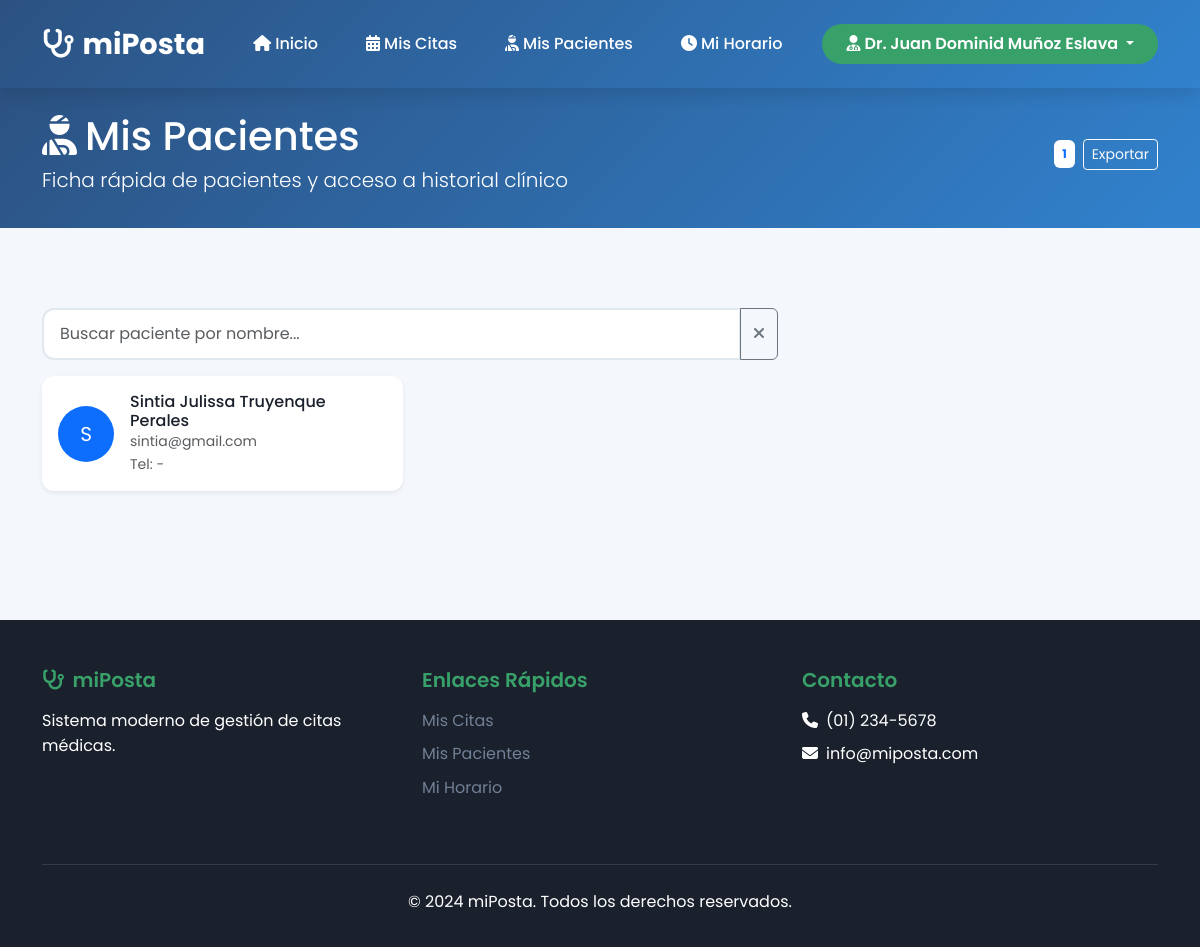
The page /medico/mis-pacientes/ (signed in) on the database as committed earlier.
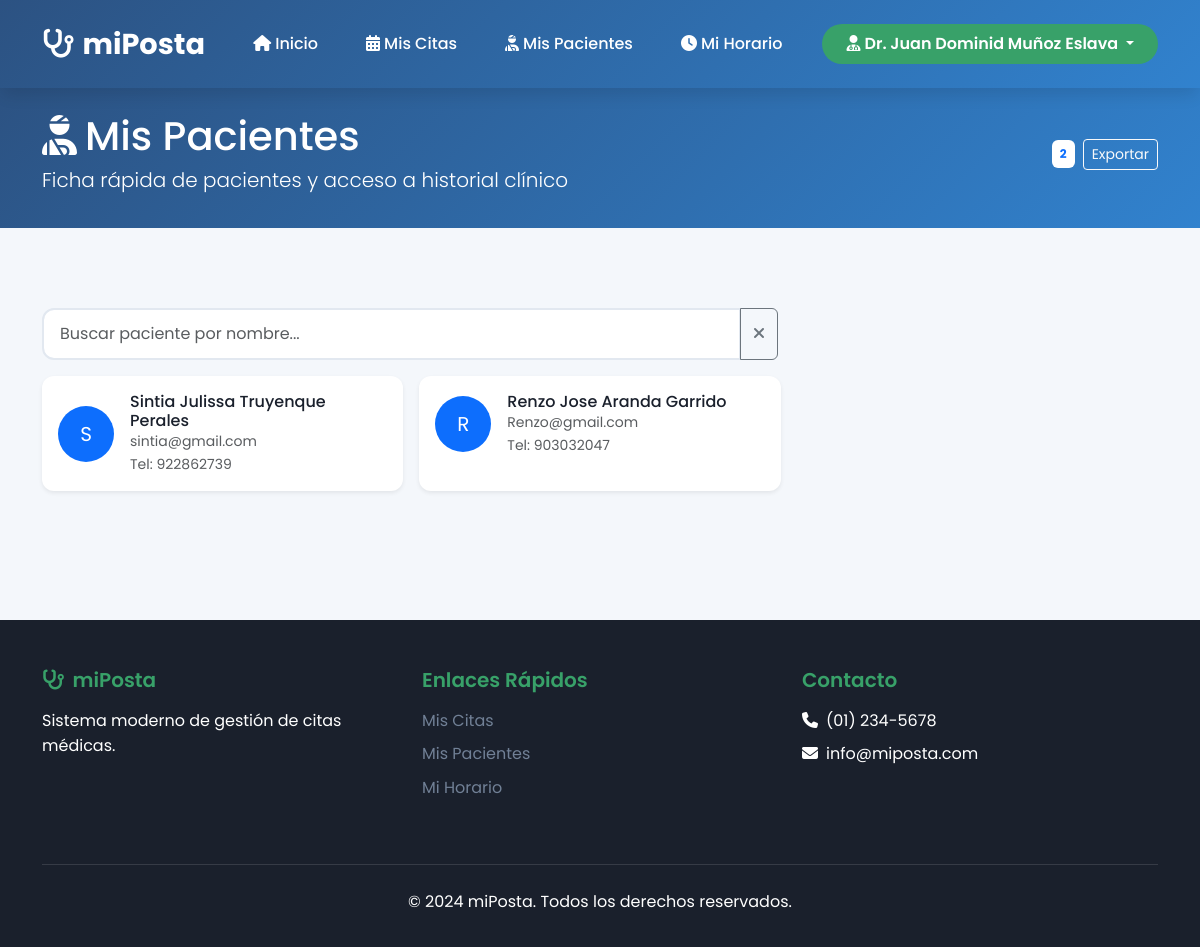
The same page on the database as committed later.
### core/models.py (models this page shows, shortened)
class Usuario(AbstractUser):
    ROLES = [
        ('ADMIN', 'Administrador'),
        ('MEDICO', 'Médico'),
        ('PACIENTE', 'Paciente'),
    ]
    rol = models.CharField(max_length=10, choices=ROLES, default='PACIENTE')
    telefono = models.CharField(max_length=15, blank=True)
    direccion = models.TextField(blank=True)
    fecha_nacimiento = models.DateField(null=True, blank=True)
    class Meta:
        db_table = 'usuarios'
        verbose_name = 'Usuario'
        verbose_name_plural = 'Usuarios'

### core/views.py (the view)
# urls.py: path('medico/mis-pacientes/', views.medico_mis_pacientes, name='medico_mis_pacientes'),
@login_required
def medico_mis_pacientes(request):
    if request.user.rol != 'MEDICO':
        messages.error(request, 'No tienes permisos para acceder')
        return redirect('login')
    pacientes_ids = Cita.objects.filter(
        medico=request.user
    ).values_list('paciente', flat=True).distinct()
    pacientes = Usuario.objects.filter(id__in=pacientes_ids)
    context = {
        'pacientes': pacientes,
        'total_pacientes': pacientes.count(),
    }
    return render(request, 'medico/pages/mis_pacientes.html', context)

### templates/medico/pages/mis_pacientes.html (shortened to what the changed rows need)
{% load static %}
<!DOCTYPE html>
<html lang="es">
<head>
  <link href="https://cdn.jsdelivr.net/npm/bootstrap@5.3.2/dist/css/bootstrap.min.css" rel="stylesheet">
  <link rel="stylesheet" href="https://cdnjs.cloudflare.com/ajax/libs/font-awesome/6.4.0/css/all.min.css">
  <link rel="stylesheet" href="{% static 'css/styles.css' %}">
</head>
<body>
  <section class="dashboard-header">
    <div class="container">
      <div class="row align-items-center">
        <div class="col-lg-8">
          <h1 class="mb-1"><i class="fas fa-user-injured me-2"></i>Mis Pacientes</h1>
        </div>
        <div class="col-lg-4 text-lg-end mt-3 mt-lg-0">
          <div class="d-inline-flex align-items-center gap-2">
            <span class="badge bg-white text-primary p-2 rounded">
              {% if pacientes.paginator %}
                {{ pacientes.paginator.count }}
              {% else %}
                {{ pacientes|length }}
              {% endif %}
            </span>
            <a href="#" class="btn btn-outline-light btn-sm">Exportar</a>
          </div>
        </div>
      </div>
    </div>
  </section>
  <main class="section-padding">
    <div class="container">
      {% if pacientes %}
      <div class="row g-3">
        {% for p in pacientes %}
        <div class="col-md-6 col-lg-4">
          <article class="p-3 bg-white patient-card shadow-sm card-custom h-100">
            <div class="d-flex align-items-center">
              <div class="me-3">
                <div class="avatar bg-primary text-white">
                  {% if p.first_name %}
                    {{ p.first_name|slice:":1"|upper }}
                  {% else %}
                    <i class="fas fa-user"></i>
                  {% endif %}
                </div>
              </div>
              <div class="flex-grow-1">
                <h6 class="mb-0">{{ p.get_full_name|default:p.username }}</h6>
                <small class="text-muted d-block">{{ p.email|default:"-" }}</small>
                <small class="text-muted d-block">Tel: {{ p.telefono|default:"-" }}</small>
              </div>
            </div>
          </article>
        </div>
        {% endfor %}
      </div>
      {% endif %}
    </div>
  </main>
</body>
</html>

Rows that differ between the two databases and show on the page:
changed Usuario "Sintia Julissa Truyenque Perales": telefono "-" → "922862739"
added Usuario: first_name "R", get_full_name "Renzo Jose Aranda Garrido", email "Renzo@gmail.com", telefono "903032047"
Other text that changed with them:
{{ pacientes|length }}: "1" → "2"
